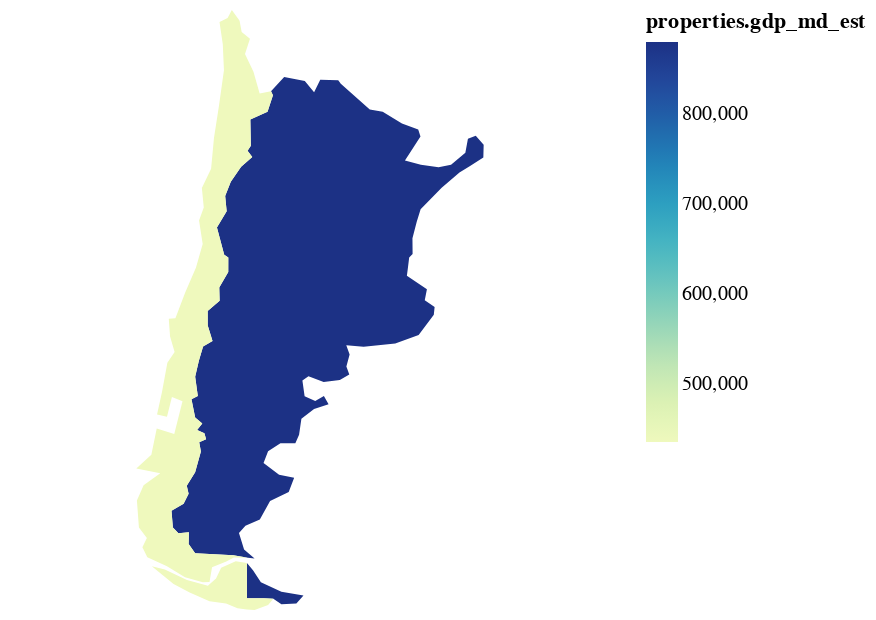

Here is the notebook cell this chart was saved with:
### Code cell
t.to_alt(color='properties.gdp_md_est:Q')

### Figure 1 — Vega-Lite specification as saved in the notebook (floating-point values rounded to 4 significant figures; data arrays with more than 128 entries replaced by an {"elided": "..."} marker saying what was removed)
{"config": {"view": {"continuousWidth": 400, "continuousHeight": 300}}, "data": {"name": "data-1cf29f6ed0c65a086eda6e6d84ddc5a5", "format": {"feature": "data", "type": "topojson"}}, "mark": "geoshape", "encoding": {"color": {"type": "quantitative", "field": "properties.gdp_md_est", "legend": {"columns": 2}}, "tooltip": [{"type": "quantitative", "field": "properties.gdp_md_est"}]}, "projection": {"reflectY": true, "type": "identity"}, "width": 300, "$schema": "https://vega.github.io/schema/vega-lite/v4.8.1.json", "datasets": {"data-1cf29f6ed0c65a086eda6e6d84ddc5a5": {"type": "Topology", "objects": {"data": {"geometries": [{"type": "MultiPolygon", "id": "0", "properties": {"pop_est": 44293293, "continent": "South America", "name": "Argentina", "iso_a3": "ARG", "gdp_md_est": 879400.0}, "arcs": [[[0, -3]], [[-5, 1]]]}, {"type": "MultiPolygon", "id": "1", "properties": {"pop_est": 17789267, "continent": "South America", "name": "Chile", "iso_a3": "CHL", "gdp_md_est": 436100.0}, "arcs": [[[2, 3]], [[4, 5]]]}], "type": "GeometryCollection"}}, "bbox": [-75.64, -55.61, -53.63, -17.58], "transform": {"scale": [2.202e-05, 3.803e-05], "translate": [-75.64, -55.61]}, "arcs": {"elided": "6 rows, 380 int values in total"}}}}
